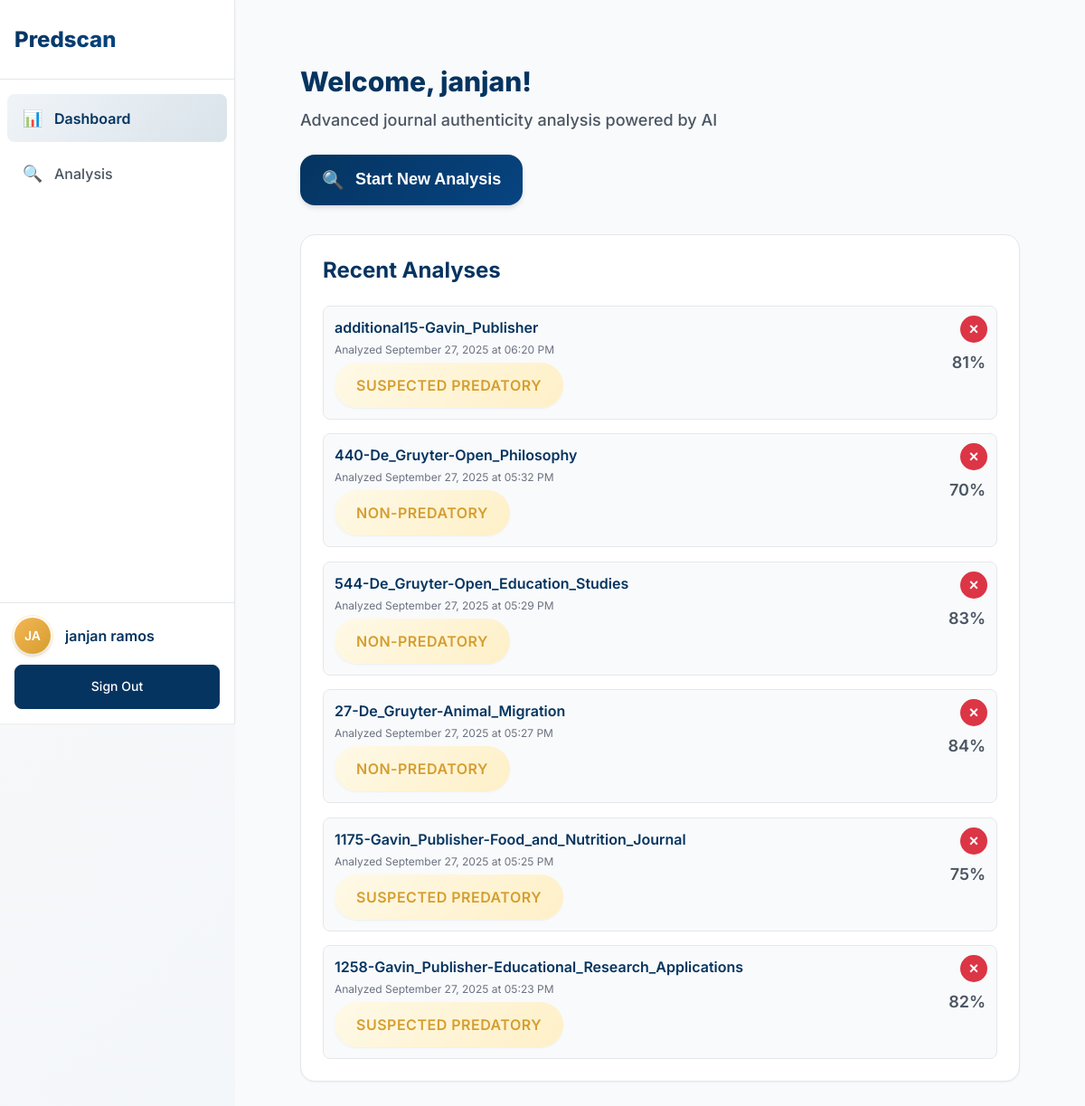
The page /dashboard/ (signed in) on the database its author committed.
### models.py (models this page shows, shortened)
class User(UserMixin, db.Model):
    __tablename__ = 'users'
    id = db.Column(db.Integer, primary_key=True)
    full_name = db.Column(db.String(100), nullable=False)
    email = db.Column(db.String(120), unique=True, nullable=False, index=True)
    password = db.Column(db.String(255), nullable=False)
    is_verified = db.Column(db.Boolean, default=False, nullable=False)
    is_active = db.Column(db.Boolean, default=True, nullable=False)
    date_created = db.Column(db.DateTime, default=datetime.utcnow, nullable=False)
    last_login = db.Column(db.DateTime)
    verification_token = db.Column(db.String(100), unique=True)
    verification_sent_at = db.Column(db.DateTime)
    reset_token = db.Column(db.String(100), unique=True)
    reset_token_expires = db.Column(db.DateTime)

class Analysis(db.Model):
    __tablename__ = 'analyses'
    id = db.Column(db.Integer, primary_key=True)
    user_id = db.Column(db.Integer, db.ForeignKey('users.id'), nullable=False)
    filename = db.Column(db.String(255), nullable=False)
    analysis_timestamp = db.Column(db.DateTime, default=datetime.utcnow, nullable=False)
    result = db.Column(db.Integer, nullable=False)  # 0 = legitimate, 1 = predatory
    hdd = db.Column(db.Float, nullable=False)
    lexical_density = db.Column(db.Float, nullable=False)
    review_speed = db.Column(db.Float, nullable=False)
    remark = db.Column(db.Text, nullable=False)
    description = db.Column(db.Text, nullable=False)
    grammar_suggestions = db.Column(db.Float, nullable=True)  # Grammar errors count
    reference_count = db.Column(db.Float, nullable=True)      # Reference count
    word_count = db.Column(db.Float, nullable=True)           # Word count
    mtld = db.Column(db.Float, nullable=True)                 # Measure of Textual Lexical Diversity
    probability_legitimate = db.Column(db.Float, nullable=True)  # Probability of being legitimate
    probability_predatory = db.Column(db.Float, nullable=True)   # Probability of being predatory
    confidence = db.Column(db.String(20), nullable=True)        # Confidence level (Low/Medium/High)
    user = db.relationship('User', backref=db.backref('analyses', lazy=True, cascade='all, delete-orphan'))
    def get_result_status(self):
        if self.probability_predatory is not None and self.probability_legitimate is not None:
            return "Suspected Predatory" if self.probability_predatory > self.probability_legitimate else "Non-Predatory"
        return "Suspected Predatory" if self.result == 1 else "Non-Predatory"
    def get_risk_level(self):
        if self.probability_predatory is not None and self.probability_legitimate is not None:
            return "high" if self.probability_predatory > self.probability_legitimate else "low"
        return "high" if self.result == 1 else "low"
    def format_timestamp(self):
        return self.analysis_timestamp.strftime("%B %d, %Y at %I:%M %p")

### routes/dashboard.py (the view)
@dashboard_bp.route('/')
@unverified_user_required
def index():
    analyses = Analysis.query.filter_by(user_id=current_user.id).order_by(Analysis.analysis_timestamp.desc()).limit(10).all()
    return render_template('dashboard/index.html', user=current_user, analyses=analyses)

### routes/dashboard.py (called while the page is built)
def unverified_user_required(f):
    @wraps(f)
    def decorated_function(*args, **kwargs):
        if not current_user.is_authenticated:
            return redirect(url_for('auth.login'))
        if current_user.is_verified:
            flash('You have admin access. Redirecting to admin dashboard.', 'info')
            return redirect(url_for('admin.index'))
        return f(*args, **kwargs)
    return decorated_function

### templates/dashboard/index.html (shortened to what this page needs)
{% extends "base.html" %}
{% block styles %}
<link rel="stylesheet" href="{{ url_for('static', filename='css/dashboard.css') }}">
{% endblock %}
{% block content %}
<div class="app-container">
    <nav class="sidebar">
        <div class="sidebar-header">
            <a href="{{ url_for('dashboard.index') }}" class="logo">Predscan</a>
        </div>
        <div class="sidebar-content">
            <ul class="nav-menu">
                <li class="nav-item active">
                    <a href="{{ url_for('dashboard.index') }}" class="nav-link">
                        <span class="nav-icon">📊</span>
                        <span class="nav-text">Dashboard</span>
                    </a>
                </li>
                <li class="nav-item">
                    <a href="{{ url_for('dashboard.analyzer') }}" class="nav-link">
                        <span class="nav-icon">🔍</span>
                        <span class="nav-text">Analysis</span>
                    </a>
                </li>
            </ul>
        </div>
        <div class="sidebar-footer">
            <div class="user-info">
                <div class="avatar">{{ user.full_name[:2].upper() }}</div>
                <div class="user-details">
                    <div class="user-name">{{ user.full_name }}</div>
                </div>
            </div>
            <a href="{{ url_for('auth.logout') }}" class="logout-btn">Sign Out</a>
        </div>
    </nav>
    <main class="main-content">
        <div class="content-wrapper">
            <div class="page-header">
                <h1>Welcome, {{ user.full_name.split()[0] }}!</h1>
                <p class="page-subtitle">Advanced journal authenticity analysis powered by AI</p>
            </div>
            <div class="action-section">
                <button class="analysis-btn" onclick="navigateToAnalysis()">
                    <span class="btn-icon">🔍</span>
                    Start New Analysis
                </button>
            </div>
            <section class="analysis-history">
                <h2>Recent Analyses</h2>
                <div class="analysis-list">
                    {% if analyses %}
                        <div class="analysis-items-wrapper">
                            {% for analysis in analyses %}
                            <div class="analysis-item clickable" data-analysis-id="{{ analysis.id }}" onclick="viewAnalysis({{ analysis.id }})">
                                <button class="delete-btn" onclick="deleteAnalysis(event, {{ analysis.id }})" title="Delete analysis">
                                    <span class="delete-icon">×</span>
                                </button>
                                <div class="analysis-info">
                                    <h3>{{ analysis.filename.rsplit('.', 1)[0] if '.' in analysis.filename else analysis.filename }}</h3>
                                    <p class="analysis-date">Analyzed {{ analysis.format_timestamp() }}</p>
                                    <span class="status-badge {% if analysis.get_risk_level() == 'high' %}status-predatory{% else %}status-safe{% endif %}">
                                        {{ analysis.get_result_status() }}
                                    </span>
                                </div>
                                <div class="analysis-score">
                                    {% if analysis.probability_predatory and analysis.probability_legitimate %}
                                        {% if analysis.probability_predatory > analysis.probability_legitimate %}
                                            {{ "%.0f"|format(analysis.probability_predatory) }}%
                                        {% else %}
                                            {{ "%.0f"|format(analysis.probability_legitimate) }}%
                                        {% endif %}
                                    {% elif analysis.result == 1 %}
                                        {% if analysis.probability_predatory %}
                                            {{ "%.0f"|format(analysis.probability_predatory) }}%
                                        {% else %}
                                            N/A
                                        {% endif %}
                                    {% else %}
                                        {% if analysis.probability_legitimate %}
                                            {{ "%.0f"|format(analysis.probability_legitimate) }}%
                                        {% else %}
                                            N/A
                                        {% endif %}
                                    {% endif %}
                                </div>
                            </div>
                            {% endfor %}
                        </div>
                    {% else %}
                        <div class="no-analyses">
                            <p>No analyses performed yet. Start your first analysis to see results here.</p>
                        </div>
                    {% endif %}
                </div>
            </section>
        </div>
    </main>
</div>
{% endblock %}

### templates/base.html (shortened to what this page needs)
<!DOCTYPE html>
<html lang="en">
<head>
    <link rel="stylesheet" href="{{ url_for('static', filename='css/responsive-utils.css') }}">
    {% block styles %}{% endblock %}
</head>
<body>
    {% block content %}{% endblock %}
</body>
</html>

### templates/dashboard/index.html (style rules this page uses)
.analysis-items-wrapper { transition: height 0.6s ease, min-height 0.6s ease; overflow: hidden; will-change: height, min-height; }
.analysis-item.clickable { cursor: pointer; position: relative; margin-bottom: 16px; transition: box-shadow 0.2s ease, transform 0.2s ease, opacity 0.6s ease, height 0.6s ease, margin 0.6s ease, padding 0.6s ease; will-change: opacity, transform, height; overflow: hidden; }
.analysis-item.clickable:last-child { margin-bottom: 0; }
.delete-btn { position: absolute; top: 10px; right: 10px; background: #dc3545; color: white; border: none; border-radius: 50%; width: 30px; height: 30px; cursor: pointer; display: flex; align-items: center; justify-content: center; opacity: 1; transition: all 0.2s ease; z-index: 10; }
.delete-icon { font-size: 18px; font-weight: bold; line-height: 1; }

### rows shown on the page
User: full_name "JA", full_name "janjan ramos", full_name "janjan"
Analysis: filename "additional15-Gavin_Publisher", format_timestamp "September 27, 2025 at 06:20 PM", get_result_status "SUSPECTED PREDATORY", probability_predatory "81"
Analysis: filename "440-De_Gruyter-Open_Philosophy", format_timestamp "September 27, 2025 at 05:32 PM", get_result_status "NON-PREDATORY", probability_legitimate "70"
Analysis: filename "544-De_Gruyter-Open_Education_Studies", format_timestamp "September 27, 2025 at 05:29 PM", get_result_status "NON-PREDATORY", probability_legitimate "83"
Analysis: filename "27-De_Gruyter-Animal_Migration", format_timestamp "September 27, 2025 at 05:27 PM", get_result_status "NON-PREDATORY", probability_legitimate "84"
Analysis: filename "1175-Gavin_Publisher-Food_and_Nutrition_Journal", format_timestamp "September 27, 2025 at 05:25 PM", get_result_status "SUSPECTED PREDATORY", probability_predatory "75"
Analysis: filename "1258-Gavin_Publisher-Educational_Research_Applications", format_timestamp "September 27, 2025 at 05:23 PM", get_result_status "SUSPECTED PREDATORY", probability_predatory "82"
